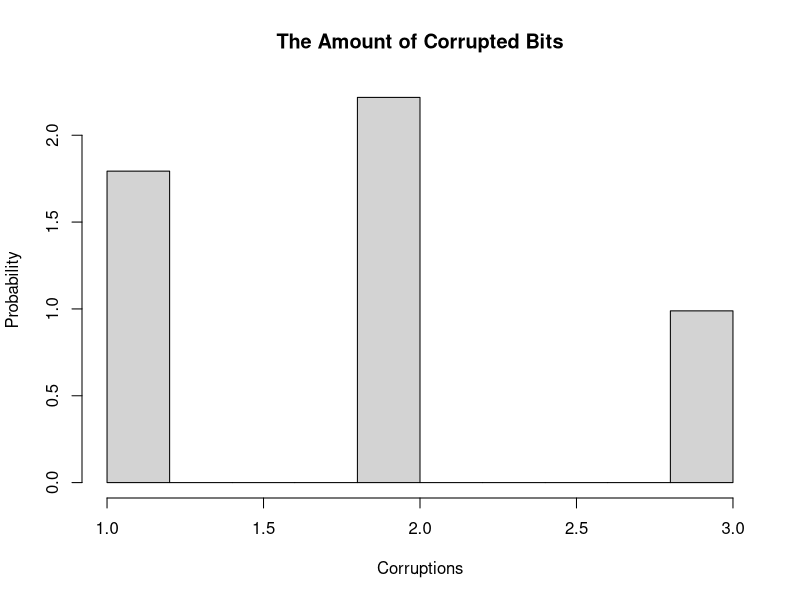
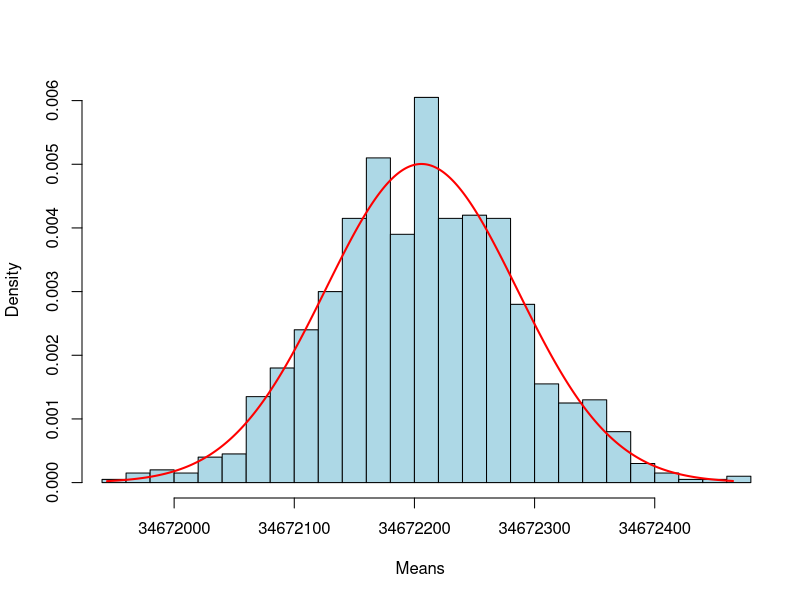
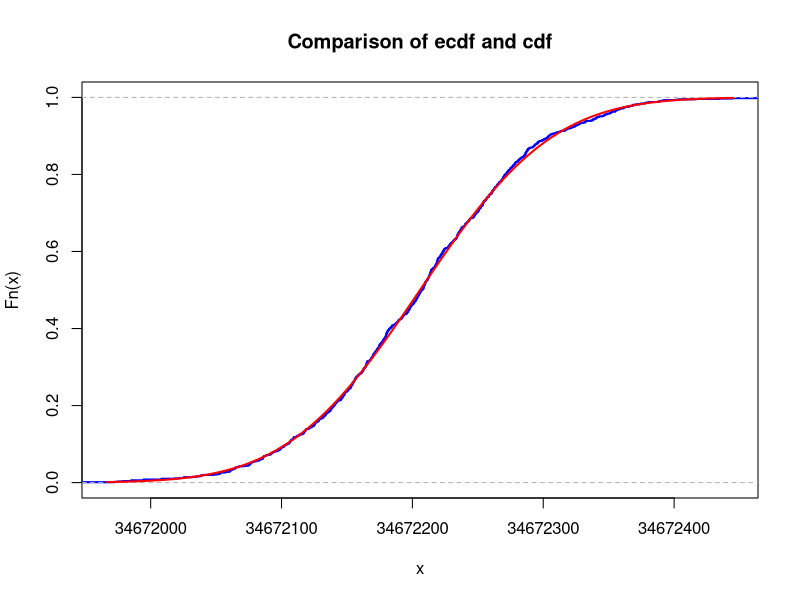
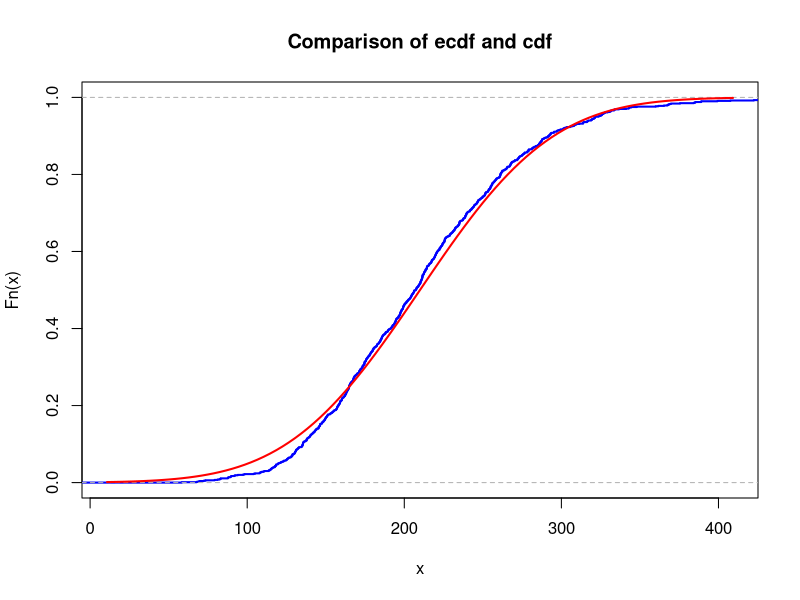
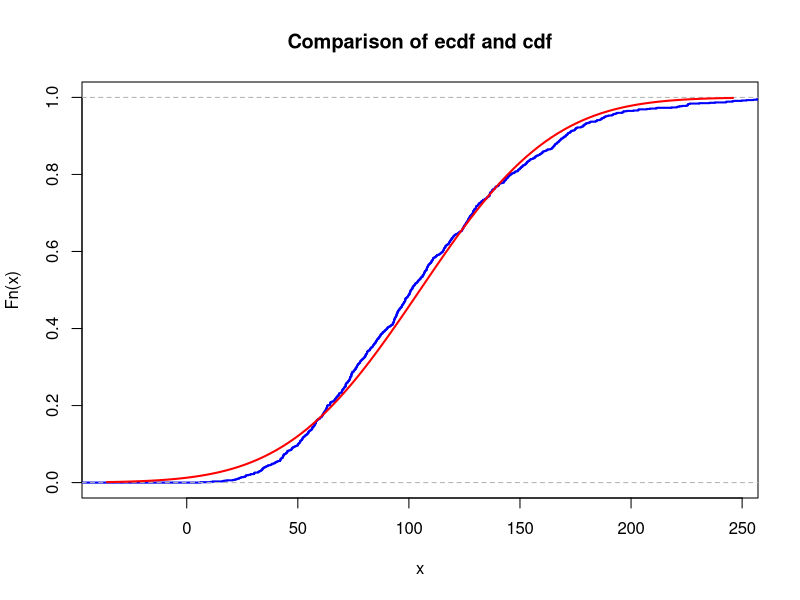
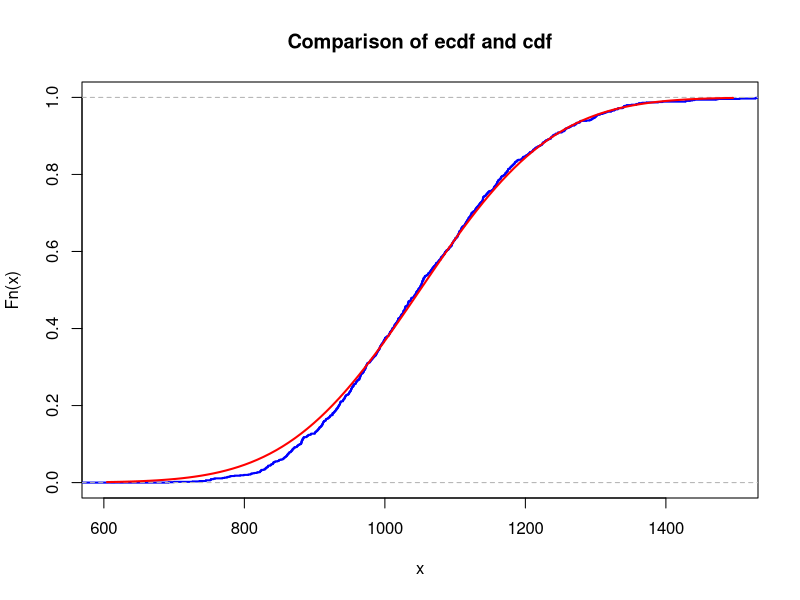
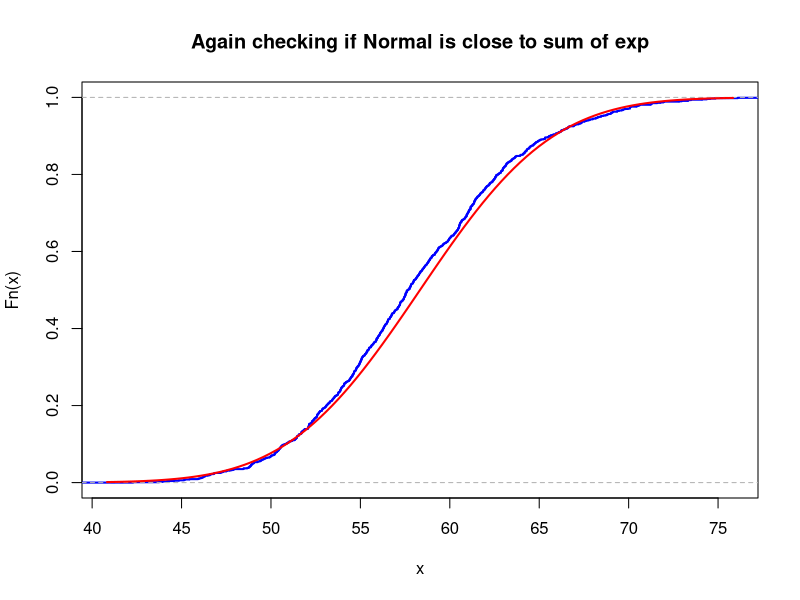

Recreate these plots in R, in order.
## ---- chunk 1

id <- 11
set.seed(id)
p <- id/100
# matrices G and H
G <- matrix(c(1, 1, 1, 0, 0, 0, 0,
		1, 0, 0, 1, 1, 0, 0,
		0, 1, 0, 1, 0, 1, 0,
		1, 1, 0, 1, 0, 0, 1), nrow = 4, byrow = TRUE)
H <- t(matrix(c(1, 0, 1, 0, 1, 0, 1,
		0, 1, 1, 0, 0, 1, 1,
		0, 0, 0, 1, 1, 1, 1), nrow = 3, byrow = TRUE))
# cat("The matrix G is: \n") 
#G  
#cat("The matrix H is: \n") 
#H
#cat("The product GH must be zero: \n")
#(G%*%H) %%2
## ---- chunk 2
# generate N messages
message_generator <- function(N) {
  matrix(sample(c(0,1), 4*N, replace = TRUE), nrow = N)
}  
N <- 5000
messages <- message_generator(N)
codewords <- (messages %*% G) %% 2
messages[(1:5),]
codewords[(1:5),]
## ---- chunk 3
# generate "masks" for our encoded messages
# 1 in the mask on the ith index means ith bit of the message will be changed
errors <- matrix(sample(c(0,1), 7*N, replace = TRUE, prob=c(1-p, p)), nrow=N)
cat("errors: \n")
errors[(1:5),]
received <- codewords + errors
received <- t(apply(received, 1, function(x) replace(x, x==2, 0)))
cat("\noriginal codewords: \n")
codewords[(1:5),]
cat("\nreceived codewords with errors: \n")
received[(1:5),]
## ---- chunk 4
decode <- function(r) {
  z <- r %*% H
  z <- z %% 2
  index <- z[1,1] + 2 * z[1,2] + 4 * z[1,3]
  if (index > 0) {
    r[index] <- (r[index] + 1) %% 2
  }
  return(c(r[3],r[5],r[6],r[7]))
}
decoded <- t(apply(received, 1, decode))
cat("decoded: \n")
decoded[(1:5),]
cat("original: \n")
messages[(1:5),]

p_hat <- sum(
  decoded[,1]==messages[,1]& 
  decoded[,2]==messages[,2]&
  decoded[,3]==messages[,3]&
  decoded[,4]==messages[,4]
  ) / N
cat("Estimated p* (^p) = \n")
p_hat
## ---- chunk 5
ident <- decoded!=messages
ident <- apply(ident, 1, sum)
ident <- ident[ident!=0]
hist(x=ident,
     freq=FALSE, 
     main="The Amount of Corrupted Bits",
     xlab="Corruptions",
     ylab="Probability")
## ---- chunk 6
T <- 30.1
T_seconds <- T*60*60*24*365
atomic_mass <- 139
lambda <- log(2)/(T_seconds)
N_avogadro <- 6*(10^23)
mass <- id*(10^(-6))
N <- (mass/atomic_mass)*N_avogadro
mu <- N * lambda
K <- 1e3
n <- 5
X <- rpois(n*K, lambda=mu)
sample_means <- colMeans(matrix(X, nrow=n))

means <- replicate(K, mean(colMeans(matrix(rpois(n*K, lambda=mu), nrow=n))))

hist(means,
     probability = T,
     breaks = 30,
    #breaks = seq(0.5,6.6),
     main = paste(""),
     col = "lightblue",
     xlab = "Means",
     xlim = c(min(means),max(means))
     )
# superimpose normal distribution
x <- seq(min(means),max(means), by = .01)
lines(x, dnorm(x, mean = mean(means), sd = sd(means)), col ="red", lwd = 2)
## ---- chunk 7
mu <- mean(means)
sigma <- sd(means)
## ---- chunk 8
xlims <- c(mu-3*sigma,mu+3*sigma)
Fs <- ecdf(means)
plot(Fs, 
     xlim = xlims, 
     ylim = c(0,1),
     col = "blue",
     lwd = 2,
     main = "Comparison of ecdf and cdf")
curve(pnorm(x, mean = mu, sd = sigma), col = "red", lwd = 2, add = TRUE)
## ---- chunk 9
find_max_difference <- function(n) {
  mu <- N * lambda
  means <- replicate(K, mean(colMeans(matrix(rpois(n*K, lambda=mu), nrow=n))))
  norm_mu <- mean(means)
  sigma <- sd(means)
  x <- seq(min(means), max(means),by = .001)
  difference <- abs(ecdf(means)(x)-pnorm(x, mean = norm_mu, sd = sigma))
  return (max(difference))
}
## ---- chunk 10
difference_n1 <- find_max_difference(10)
difference_n2 <- find_max_difference(50)
#difference_n3 <- find_max_difference(100)
difference_n1
difference_n2
#difference_n3
## ---- chunk 11
samples <- colSums(matrix(rpois(n*K, lambda=mu), nrow=n))
cat("The amount of sums larger than 8e8 for n=5:\n")
condit <- length(which(samples>8*(10^8)))
condit
cat("The maximum sum:\n")
max(samples)
## ---- chunk 12
n <- 23
samples <- colSums(matrix(rpois(n*K, lambda=mu), nrow=n))
cat("The amount of sums larger than 8e8 for n=23:\n")
condit <- length(which(samples>8*(10^8)))
condit
cat("The maximum sum:\n")
max(samples)
n <- 24
samples <- colSums(matrix(rpois(n*K, lambda=mu), nrow=n))
cat("\nThe amount of sums larger than 8e8 for n=24 (1000 sums in total):\n")
condit <- length(which(samples>8*(10^8)))
condit
cat("The maximum sum:\n")
max(samples)
## ---- chunk 13
nu1 <- 10 + id
K <- 1e3
n <- 10
sample_means <- colSums(matrix(rexp(n*K, rate = 1/nu1), nrow=n))

## ---- chunk 14
mu <- n*nu1
sigma <- sqrt(n)*nu1  

## ---- chunk 15


#Finding max error for n = 10

x <- seq(0,500,by=.01)
max(abs(ecdf(sample_means)(x)-pnorm(x,mean = mu, sd = sigma)))

## ---- chunk 16
xlims <- c(mu-3*sigma,mu+3*sigma)
Fs <- ecdf(sample_means)
plot(Fs, 
     xlim = xlims, 
     col = "blue",
     lwd = 2,
     main = "Comparison of ecdf and cdf")
curve(pnorm(x, mean = mu, sd = sigma), col = "red", lwd = 2, add = TRUE)
## ---- chunk 17
max_error = function(n){
  nu1 <- 10 + id
  K <- 1e3
  sample_means <- colSums(matrix(rexp(n*K, rate = 1/nu1), nrow=n))
  mu <- n*nu1
  sigma <- sqrt(n)*nu1
  x <- seq(0,500,by=.01)
  return(max(abs(ecdf(sample_means)(x)-pnorm(x,mean = mu, sd = sigma))))
}

## ---- chunk 18
visualize = function(n){
  nu1 <- 10 + id
  K <- 1e3
  sample_means <- colSums(matrix(rexp(n*K, rate = 1/nu1), nrow=n))
  mu <- n*nu1
  sigma <- sqrt(n)*nu1
  xlims <- c(mu-3*sigma,mu+3*sigma)
  Fs <- ecdf(sample_means)
  plot(Fs, 
       xlim = xlims, 
       col = "blue",
       lwd = 2,
       main = "Comparison of ecdf and cdf")
  curve(pnorm(x, mean = mu, sd = sigma), col = "red", lwd = 2, add = TRUE)
}

## ---- chunk 19

visualize(5)
## ---- chunk 20
max_error(5)

## ---- chunk 21

visualize(50)
## ---- chunk 22
max_error(50)

## ---- chunk 23


## ---- chunk 24
N = 36
n = 100
nu2 <- nu1/N
mu2 <- n*nu2
sigma2 <- sqrt(n)*nu2
sample_means2 <- colSums(matrix(rexp(n*K, rate = 1/nu2), nrow=n))

## ---- chunk 25
xlims <- c(mu2-3*sigma2,mu2+3*sigma2)
Fs <- ecdf(sample_means2)
plot(Fs, 
     xlim = xlims, 
     col = "blue",
     lwd = 2,
     main = "Again checking if Normal is close to sum of exp")
curve(pnorm(x, mean = mu2, sd = sigma2), col = "red", lwd = 2, add = TRUE)

## ---- chunk 26
quantile(sample_means2,probs = 0.95)
